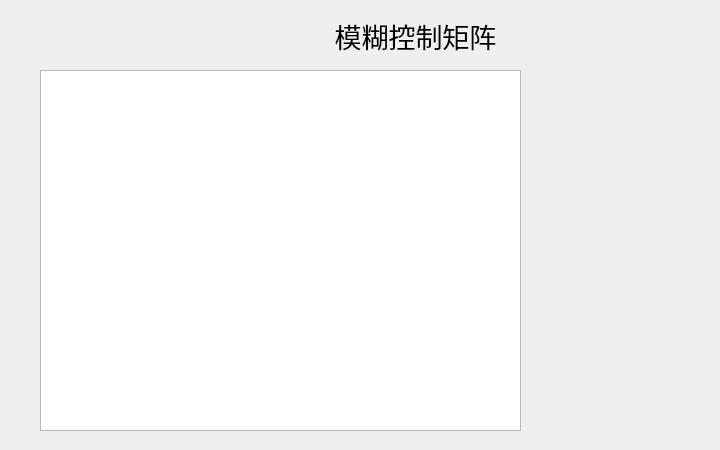
<?xml version="1.0" encoding="UTF-8"?>
<ui version="4.0">
 <class>Step2_1</class>
 <widget class="QWidget" name="Step2_1">
  <property name="geometry">
   <rect>
    <x>0</x>
    <y>0</y>
    <width>720</width>
    <height>450</height>
   </rect>
  </property>
  <property name="windowTitle">
   <string>Form</string>
  </property>
  <widget class="QTableWidget" name="qTableWidget">
   <property name="geometry">
    <rect>
     <x>40</x>
     <y>70</y>
     <width>481</width>
     <height>361</height>
    </rect>
   </property>
  </widget>
  <widget class="QLabel" name="label">
   <property name="geometry">
    <rect>
     <x>230</x>
     <y>20</y>
     <width>371</width>
     <height>31</height>
    </rect>
   </property>
   <property name="font">
    <font>
     <family>微软雅黑</family>
     <pointsize>20</pointsize>
     <stylestrategy>PreferAntialias</stylestrategy>
    </font>
   </property>
   <property name="layoutDirection">
    <enum>Qt::LeftToRight</enum>
   </property>
   <property name="text">
    <string>模糊控制矩阵</string>
   </property>
   <property name="alignment">
    <set>Qt::AlignCenter</set>
   </property>
  </widget>
 </widget>
 <resources/>
 <connections/>
</ui>
